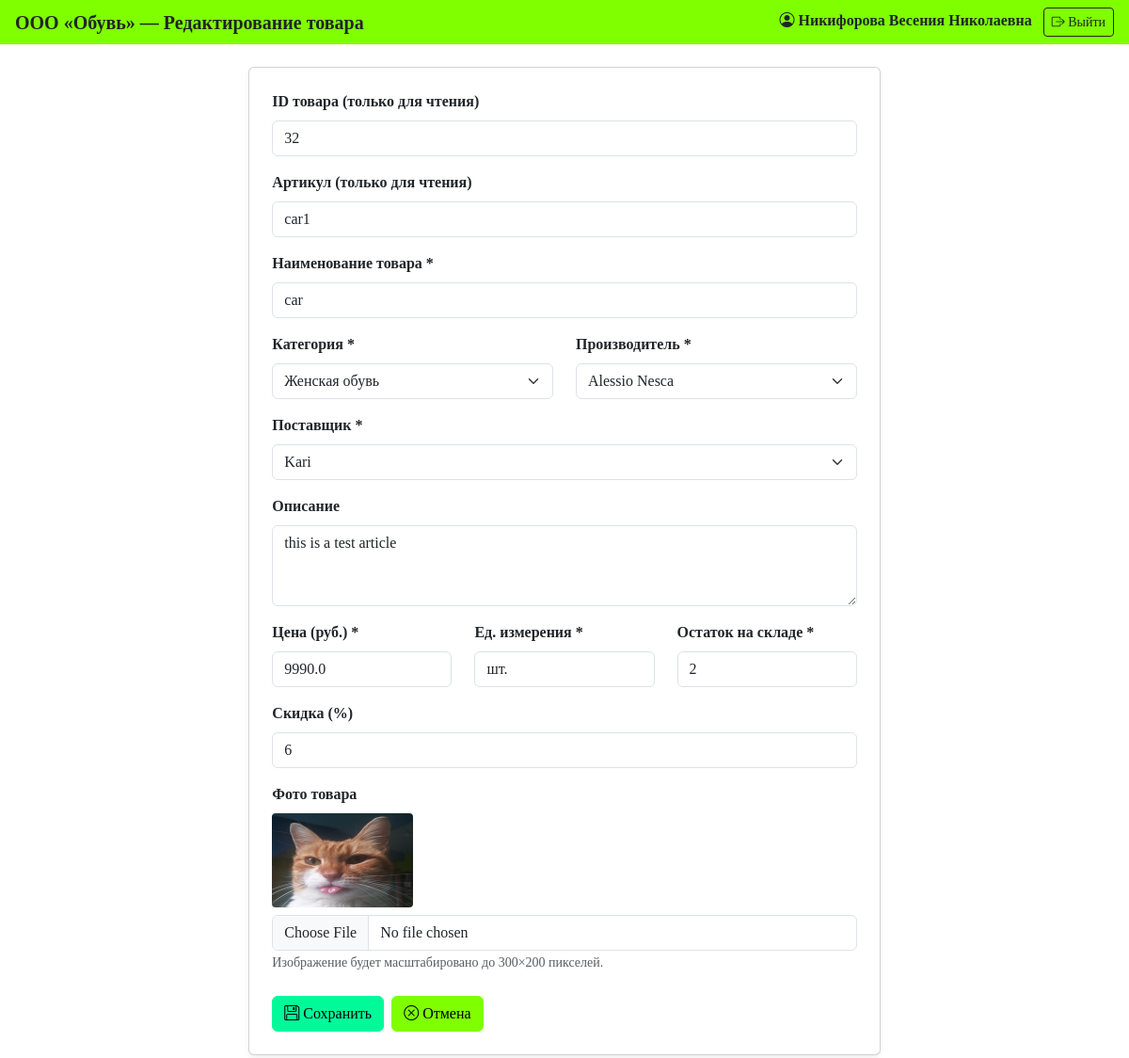
Before: /products/edit/32 (signed in) with the older database file.
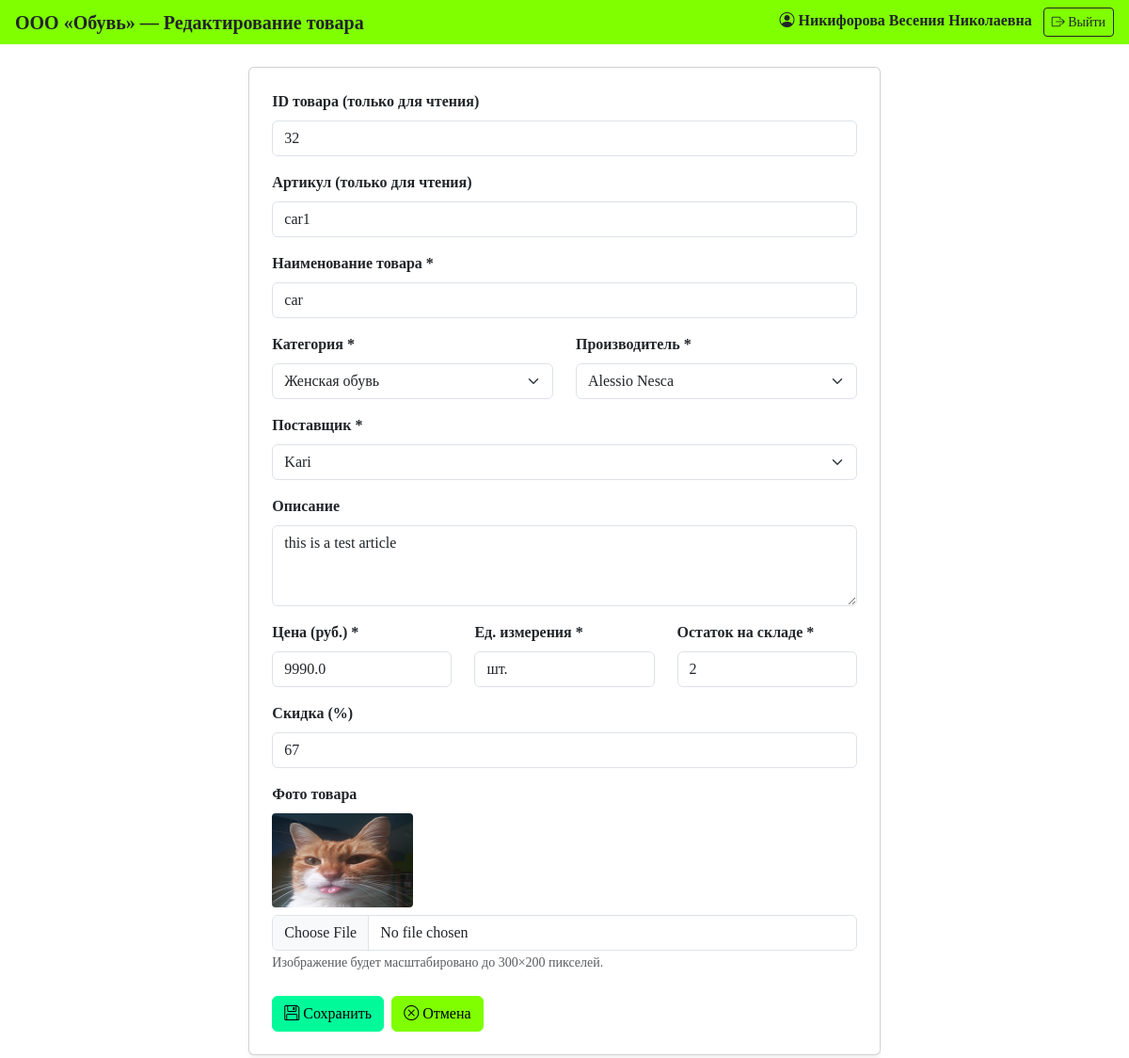
After: the same page with the newer database file.
### tables this page shows
CREATE TABLE product (
            product_id      INTEGER PRIMARY KEY AUTOINCREMENT,
            article         TEXT NOT NULL UNIQUE,
            name            TEXT NOT NULL,
            unit            TEXT NOT NULL DEFAULT 'шт.',
            price           REAL NOT NULL CHECK(price >= 0),
            supplier_id     INTEGER NOT NULL REFERENCES supplier(supplier_id),
            manufacturer_id INTEGER NOT NULL REFERENCES manufacturer(manufacturer_id),
            category_id     INTEGER NOT NULL REFERENCES category(category_id),
            discount        INTEGER NOT NULL DEFAULT 0 CHECK(discount >= 0 AND discount <= 100),
            stock_qty       INTEGER NOT NULL DEFAULT 0 CHECK(stock_qty >= 0),
            description     TEXT,
            photo_path      TEXT
        );

CREATE TABLE category (
            category_id   INTEGER PRIMARY KEY AUTOINCREMENT,
            category_name TEXT NOT NULL UNIQUE
        );

CREATE TABLE manufacturer (
            manufacturer_id   INTEGER PRIMARY KEY AUTOINCREMENT,
            manufacturer_name TEXT NOT NULL UNIQUE
        );

CREATE TABLE supplier (
            supplier_id   INTEGER PRIMARY KEY AUTOINCREMENT,
            supplier_name TEXT NOT NULL UNIQUE
        );

### app.py (the view, shortened to what this page needs)
@app.route("/products/edit/<int:product_id>", methods=["GET", "POST"])
def product_edit(product_id):
    check = require_role("Администратор")
    if check:
        return check
    product = get_product_by_id(product_id)
    if not product:
        flash("Товар не найден.", "danger")
        return redirect(url_for("products"))
    locked_product_id = session.get("product_edit_lock_id")
    if request.method == "GET":
        session["product_edit_lock_id"] = product_id
    return render_template(
        "product_form.html",
        product=product,
        suppliers=get_suppliers(),
        manufacturers=get_manufacturers(),
        categories=get_categories()
    )

### app.py (called while the page is built)
def require_role(*roles):
    if "role" not in session:
        return redirect(url_for("login"))
    if session["role"] not in roles:
        flash("Недостаточно прав доступа.", "danger")
        return redirect(url_for("products"))
    return None

### database.py (called while the page is built)
def get_connection():
    conn = sqlite3.connect(DB_PATH)
    conn.row_factory = sqlite3.Row
    conn.execute("PRAGMA foreign_keys = ON")
    return conn

def get_product_by_id(product_id):
    conn = get_connection()
    cursor = conn.cursor()
    cursor.execute("SELECT * FROM product WHERE product_id = ?", (product_id,))
    product = cursor.fetchone()
    conn.close()
    return product

def get_suppliers():
    conn = get_connection()
    cursor = conn.cursor()
    cursor.execute("SELECT * FROM supplier ORDER BY supplier_name")
    suppliers = cursor.fetchall()
    conn.close()
    return suppliers

def get_manufacturers():
    conn = get_connection()
    cursor = conn.cursor()
    cursor.execute("SELECT * FROM manufacturer ORDER BY manufacturer_name")
    manufacturers = cursor.fetchall()
    conn.close()
    return manufacturers

def get_categories():
    conn = get_connection()
    cursor = conn.cursor()
    cursor.execute("SELECT * FROM category ORDER BY category_name")
    categories = cursor.fetchall()
    conn.close()
    return categories

### templates/product_form.html (shortened to what this page needs)
{% extends "base.html" %}
{% block page_title %}{{ 'Редактирование товара' if product else 'Добавление товара' }}{% endblock %}
{% block content %}
<div class="row justify-content-center">
<div class="col-md-7">
<div class="card shadow-sm">
<div class="card-body p-4">
<form method="POST" enctype="multipart/form-data">
  {% if product %}
  <div class="mb-3">
    <label class="form-label fw-bold">ID товара (только для чтения)</label>
    <input type="text" class="form-control" value="{{ product.product_id }}" readonly>
  </div>
  <div class="mb-3">
    <label class="form-label fw-bold">Артикул (только для чтения)</label>
    <input type="text" class="form-control" value="{{ product.article }}" readonly>
  </div>
  {% else %}
  <div class="mb-3">
    <label class="form-label fw-bold">Артикул *</label>
    <input type="text" name="article" class="form-control" required>
  </div>
  {% endif %}
  <div class="mb-3">
    <label class="form-label fw-bold">Наименование товара *</label>
    <input type="text" name="name" class="form-control"
           value="{{ product.name if product else '' }}" required>
  </div>
  <div class="row">
    <div class="col-md-6 mb-3">
      <label class="form-label fw-bold">Категория *</label>
      <select name="category_id" class="form-select" required>
        {% for c in categories %}
        <option value="{{ c.category_id }}"
            {% if product and product.category_id == c.category_id %}selected{% endif %}>
            {{ c.category_name }}
        </option>
        {% endfor %}
      </select>
    </div>
    <div class="col-md-6 mb-3">
      <label class="form-label fw-bold">Производитель *</label>
      <select name="manufacturer_id" class="form-select" required>
        {% for m in manufacturers %}
        <option value="{{ m.manufacturer_id }}"
            {% if product and product.manufacturer_id == m.manufacturer_id %}selected{% endif %}>
            {{ m.manufacturer_name }}
        </option>
        {% endfor %}
      </select>
    </div>
  </div>
  <div class="mb-3">
    <label class="form-label fw-bold">Поставщик *</label>
    <select name="supplier_id" class="form-select" required>
      {% for s in suppliers %}
      <option value="{{ s.supplier_id }}"
          {% if product and product.supplier_id == s.supplier_id %}selected{% endif %}>
          {{ s.supplier_name }}
      </option>
      {% endfor %}
    </select>
  </div>
  <div class="mb-3">
    <label class="form-label fw-bold">Описание</label>
    <textarea name="description" class="form-control" rows="3">{{- product.description if product else '' -}}</textarea>
  </div>
  <div class="row">
    <div class="col-md-4 mb-3">
      <label class="form-label fw-bold">Цена (руб.) *</label>
      <input type="number" name="price" class="form-control"
             step="0.01" min="0"
             value="{{ product.price if product else '' }}" required>
    </div>
    <div class="col-md-4 mb-3">
      <label class="form-label fw-bold">Ед. измерения *</label>
      <input type="text" name="unit" class="form-control"
             value="{{ product.unit if product else 'шт.' }}" required>
    </div>
    <div class="col-md-4 mb-3">
      <label class="form-label fw-bold">Остаток на складе *</label>
      <input type="number" name="stock_qty" class="form-control"
             min="0" value="{{ product.stock_qty if product else 0 }}" required>
    </div>
  </div>
  <div class="mb-3">
    <label class="form-label fw-bold">Скидка (%)</label>
    <input type="number" name="discount" class="form-control"
           min="0" max="100"
           value="{{ product.discount if product else 0 }}">
  </div>
  {% set placeholder_image = url_for('static', filename='images/picture.png') %}
  <div class="mb-4">
    <label class="form-label fw-bold">Фото товара</label><br>
    <img id="photo-preview"
          src="{{ url_for('static', filename=product.photo_path.replace('\\', '/').replace('static/', '')) if product and product.photo_path else placeholder_image }}"
         style="width:150px; height:100px; object-fit:cover; border-radius:4px; margin-bottom:8px;"
         onerror="this.src='{{ placeholder_image }}'">
    <input type="file" name="photo" class="form-control" accept="image/*"
           onchange="previewPhoto(this)">
    <small class="text-muted">Изображение будет масштабировано до 300×200 пикселей.</small>
  </div>
  <div class="d-flex gap-2">
    <button type="submit" class="btn btn-accent">
        <i class="bi bi-floppy"></i> Сохранить
    </button>
    {% if product %}
    <form method="POST" action="{{ url_for('product_edit_unlock') }}" class="d-inline">
      <button type="submit" class="btn btn-secondary-brand">
          <i class="bi bi-x-circle"></i> Отмена
      </button>
    </form>
    {% else %}
    <a href="{{ url_for('products') }}" class="btn btn-secondary-brand">
        <i class="bi bi-x-circle"></i> Отмена
    </a>
    {% endif %}
  </div>
</form>
</div></div></div></div>
{% endblock %}

### templates/base.html (shortened to what this page needs)
<!DOCTYPE html>
<html lang="ru">
<head>
    <link href="https://cdn.jsdelivr.net/npm/bootstrap@5.3.3/dist/css/bootstrap.min.css"
          rel="stylesheet">
    <link href="https://cdn.jsdelivr.net/npm/bootstrap-icons@1.11.3/font/bootstrap-icons.css"
          rel="stylesheet">
    <link rel="stylesheet" href="{{ url_for('static', filename='style.css') }}">
</head>
<body class="bg-white">
{% if session.get('role') %}
<nav class="navbar px-3 py-2 navbar-brand-bg">
    <span class="fw-bold fs-5">
        ООО «Обувь» — {% block page_title %}{% endblock %}
    </span>
    <span>
        <i class="bi bi-person-circle"></i>
        <strong>{{ session.get('full_name', '') }}</strong>
        <a href="{{ url_for('logout') }}" class="btn btn-sm btn-outline-dark">
            <i class="bi bi-box-arrow-right"></i> Выйти
        </a>
    </span>
</nav>
{% endif %}
<div class="container-fluid px-3 py-3">
    {% block content %}{% endblock %}
</div>
</body>
</html>

### static/style.css (style rules this page uses)
body, .btn, input, select, textarea, th, td { font-family: "Times New Roman", Times, serif !important; }
.navbar-brand-bg { background-color: #7FFF00 !important; }
.btn-accent { background-color: #00FA9A; border-color: #00FA9A; color: #000; }
.btn-secondary-brand { background-color: #7FFF00; border-color: #7FFF00; color: #000; }

Changed rows visible on the page:
changed product "car1": discount "6" → "67"
